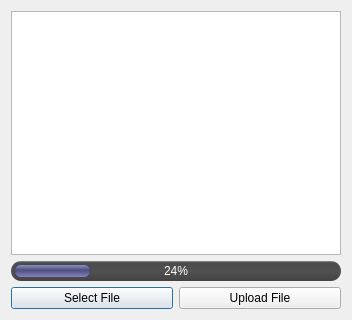
<?xml version="1.0" encoding="UTF-8"?>
<ui version="4.0">
 <class>SDCardWindow</class>
 <widget class="QDialog" name="SDCardWindow">
  <property name="geometry">
   <rect>
    <x>0</x>
    <y>0</y>
    <width>352</width>
    <height>320</height>
   </rect>
  </property>
  <property name="windowTitle">
   <string>SD card files</string>
  </property>
  <layout class="QVBoxLayout" name="verticalLayout">
   <item>
    <widget class="QListWidget" name="fileList"/>
   </item>
   <item>
    <widget class="QProgressBar" name="progressBar">
     <property name="maximumSize">
      <size>
       <width>16777215</width>
       <height>20</height>
      </size>
     </property>
     <property name="styleSheet">
      <string notr="true">QProgressBar {
color: #ffffff;
text-align: center;
 }

QProgressBar:horizontal {
border-radius: 10px;
background-color:qlineargradient(spread:pad, x1:0.5, y1:1, x2:0.5, y2:0, stop:0 rgba(67, 67, 67, 255), stop:0.5 rgba(82, 82, 82, 255), stop:0.903955 rgba(74, 74, 74, 255), stop:1 rgba(140,140,140, 255));
padding: 3px;
}
QProgressBar::chunk:horizontal {
border: 1px solid #44445F;
border-radius: 7px;
background:  qlineargradient(spread:pad, x1:0.5, y1:1, x2:0.5, y2:0, stop:0 #8888BF, stop:0.559322 #4E4E7F, stop:1 #9696BF);
}
</string>
     </property>
     <property name="value">
      <number>24</number>
     </property>
    </widget>
   </item>
   <item>
    <widget class="QWidget" name="widget" native="true">
     <layout class="QHBoxLayout" name="horizontalLayout">
      <property name="margin">
       <number>0</number>
      </property>
      <item>
       <widget class="QPushButton" name="selecBtn">
        <property name="text">
         <string>Select File</string>
        </property>
       </widget>
      </item>
      <item>
       <widget class="QPushButton" name="uploadBtn">
        <property name="text">
         <string>Upload File</string>
        </property>
       </widget>
      </item>
     </layout>
    </widget>
   </item>
  </layout>
 </widget>
 <resources/>
 <connections/>
</ui>
